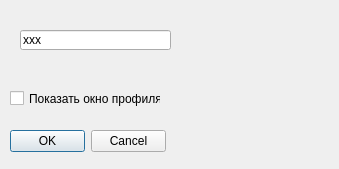
<?xml version="1.0" encoding="UTF-8"?>
<ui version="4.0">
 <class>zgraphParamDlg</class>
 <widget class="QDialog" name="zgraphParamDlg">
  <property name="geometry">
   <rect>
    <x>0</x>
    <y>0</y>
    <width>339</width>
    <height>169</height>
   </rect>
  </property>
  <property name="windowTitle">
   <string>Dialog</string>
  </property>
  <widget class="QLineEdit" name="lineEditTitle">
   <property name="geometry">
    <rect>
     <x>20</x>
     <y>30</y>
     <width>151</width>
     <height>20</height>
    </rect>
   </property>
   <property name="text">
    <string>xxx</string>
   </property>
  </widget>
  <widget class="QDialogButtonBox" name="buttonBox">
   <property name="geometry">
    <rect>
     <x>10</x>
     <y>130</y>
     <width>156</width>
     <height>23</height>
    </rect>
   </property>
   <property name="standardButtons">
    <set>QDialogButtonBox::Cancel|QDialogButtonBox::Ok</set>
   </property>
  </widget>
  <widget class="QCheckBox" name="checkBoxWdock">
   <property name="geometry">
    <rect>
     <x>10</x>
     <y>90</y>
     <width>151</width>
     <height>17</height>
    </rect>
   </property>
   <property name="text">
    <string>Показать окно профиля</string>
   </property>
  </widget>
 </widget>
 <resources/>
 <connections/>
</ui>
